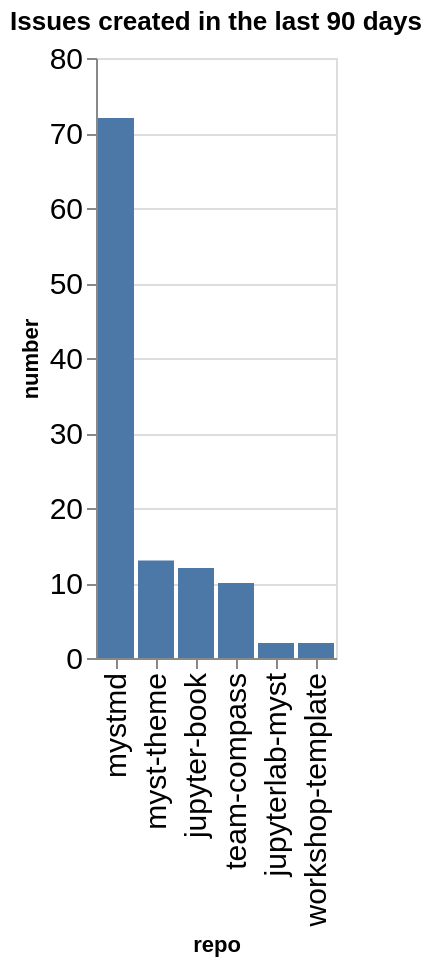

This figure's notebook cell:
### Code cell
created_counts = created.groupby(['org', 'repo']).count()['number'].reset_index()
created_counts['org/repo'] = created_counts.apply(lambda a: a['org'] + '/' + a['repo'], axis=1)
sorted_vals = created_counts.sort_values(['org', 'number'], ascending=False)['repo'].values
alt.Chart(data=created_counts, title=f"Issues created in the last {n_days} days").mark_bar().encode(
    x=alt.X('repo', sort=alt.Sort(sorted_vals.tolist())),
    y='number',
)

### Figure 1 — Vega-Lite specification as saved in the notebook (floating-point values rounded to 4 significant figures)
{"config": {"axisLeft": {"labelFontSize": 15}, "axisBottom": {"labelFontSize": 15}}, "data": {"name": "data-bf38825dfbbbaa4916559b8cb4c94f8e"}, "mark": {"type": "bar"}, "encoding": {"x": {"field": "repo", "sort": ["mystmd", "myst-theme", "jupyter-book", "team-compass", "jupyterlab-myst", "workshop-template"], "type": "nominal"}, "y": {"field": "number", "type": "quantitative"}}, "title": "Issues created in the last 90 days", "$schema": "https://vega.github.io/schema/vega-lite/v5.20.1.json", "datasets": {"data-bf38825dfbbbaa4916559b8cb4c94f8e": [{"org": "jupyter-book", "repo": "jupyter-book", "number": 12, "org/repo": "jupyter-book/jupyter-book"}, {"org": "jupyter-book", "repo": "jupyterlab-myst", "number": 2, "org/repo": "jupyter-book/jupyterlab-myst"}, {"org": "jupyter-book", "repo": "myst-theme", "number": 13, "org/repo": "jupyter-book/myst-theme"}, {"org": "jupyter-book", "repo": "mystmd", "number": 72, "org/repo": "jupyter-book/mystmd"}, {"org": "jupyter-book", "repo": "team-compass", "number": 10, "org/repo": "jupyter-book/team-compass"}, {"org": "jupyter-book", "repo": "workshop-template", "number": 2, "org/repo": "jupyter-book/workshop-template"}]}}
